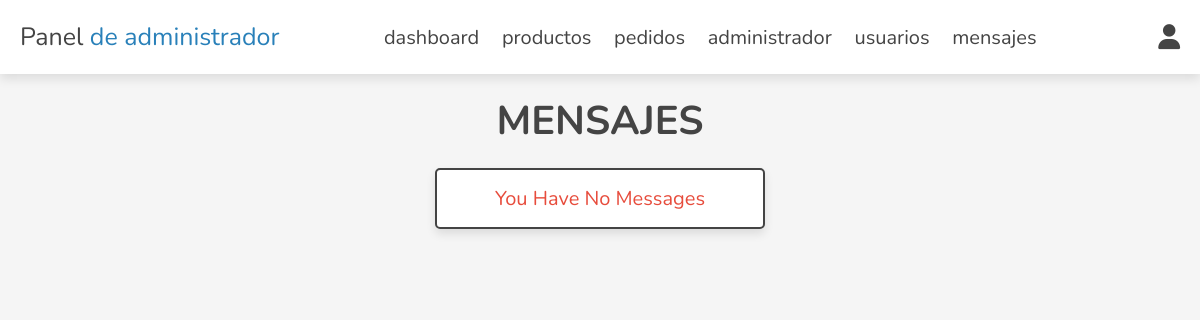
/admin/messages.php (signed in), run on an earlier commit of the app's database.
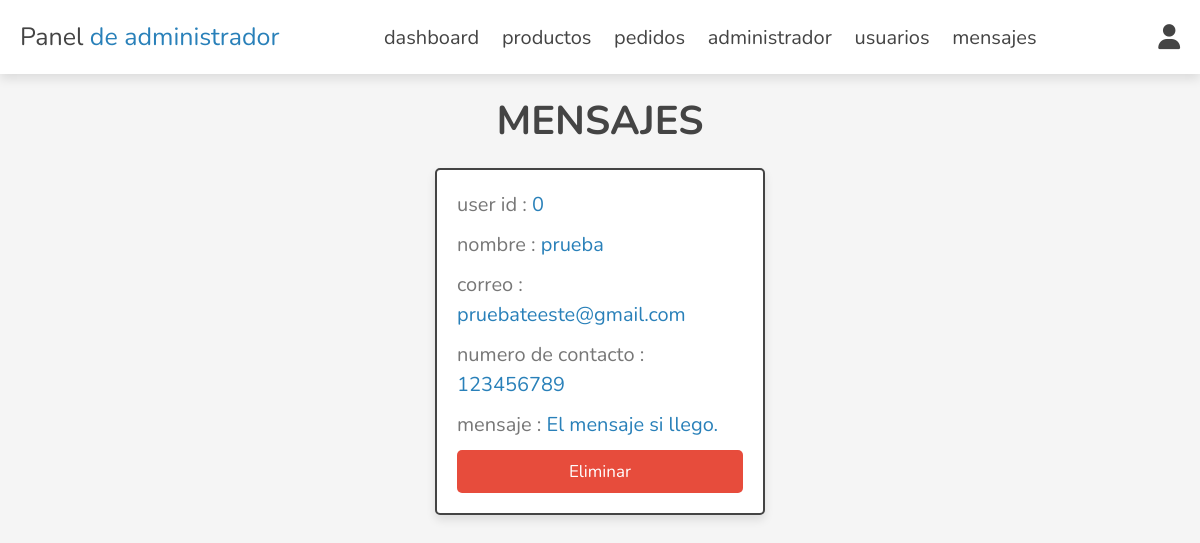
And on a later commit of the database.
### tables this page shows
CREATE TABLE `messages` (
  `id` int(100) NOT NULL,
  `user_id` int(100) NOT NULL,
  `name` varchar(100) NOT NULL,
  `email` varchar(100) NOT NULL,
  `number` varchar(12) NOT NULL,
  `message` varchar(500) NOT NULL
);

### admin/messages.php (the view, shortened to what this page needs)
<?php
include '../components/connect.php';
?>
<!DOCTYPE html>
<html lang="en">
<head>
   <link rel="stylesheet" href="https://cdnjs.cloudflare.com/ajax/libs/font-awesome/6.1.1/css/all.min.css">
   <link rel="stylesheet" href="../css/admin_style.css">
</head>
<body>
<?php include '../components/admin_header.php'; ?>
<section class="contacts">
<h1 class="heading">mensajes</h1>
<div class="box-container">
   <?php
      $select_messages = $conn->prepare("SELECT * FROM `messages`");
      $select_messages->execute();
      if($select_messages->rowCount() > 0){
         while($fetch_message = $select_messages->fetch(PDO::FETCH_ASSOC)){
   ?>
   <div class="box">
   <p> user id : <span><?= $fetch_message['user_id']; ?></span></p>
   <p> nombre : <span><?= $fetch_message['name']; ?></span></p>
   <p> correo : <span><?= $fetch_message['email']; ?></span></p>
   <p> numero de contacto : <span><?= $fetch_message['number']; ?></span></p>
   <p> mensaje : <span><?= $fetch_message['message']; ?></span></p>
   <a href="messages.php??delete=<?= $fetch_message['id']; ?>" onclick="return confirm('delete this message?');" class="delete-btn">Eliminar</a>
   </div>
   <?php
         }
      }else{
         echo '<p class="empty">you have no messages</p>';
      }
   ?>
</div>
</section>
</body>
</html>

What changed in the data, as far as the page shows it:
added messages: user "0", name "prueba", email "pruebateeste@gmail.com", number "123456789", message "El mensaje si llego."
Also different on the page:
text no longer shown: "You Have No Messages"
